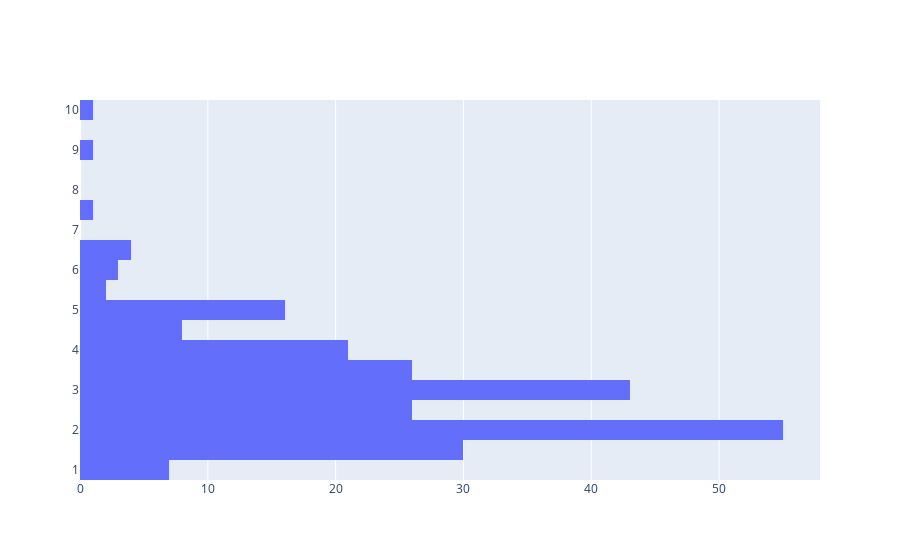

Source (notebook cell):
### Code cell
fig=go.Figure()
fig.add_trace(go.Histogram(y=tips.tip))

### Figure 1 — Plotly figure (JSON) as saved in the notebook; plotly's stock layout.template omitted (floating-point values rounded to 4 significant figures; data arrays with more than 128 entries replaced by an {"elided": "..."} marker saying what was removed)
{"data": [{"type": "histogram", "y": {"elided": "244 float values"}}], "layout": {"autosize": true, "xaxis": {"autorange": true, "range": [0, 57.89]}, "yaxis": {"autorange": true, "range": [0.75, 10.25], "type": "linear"}}}
